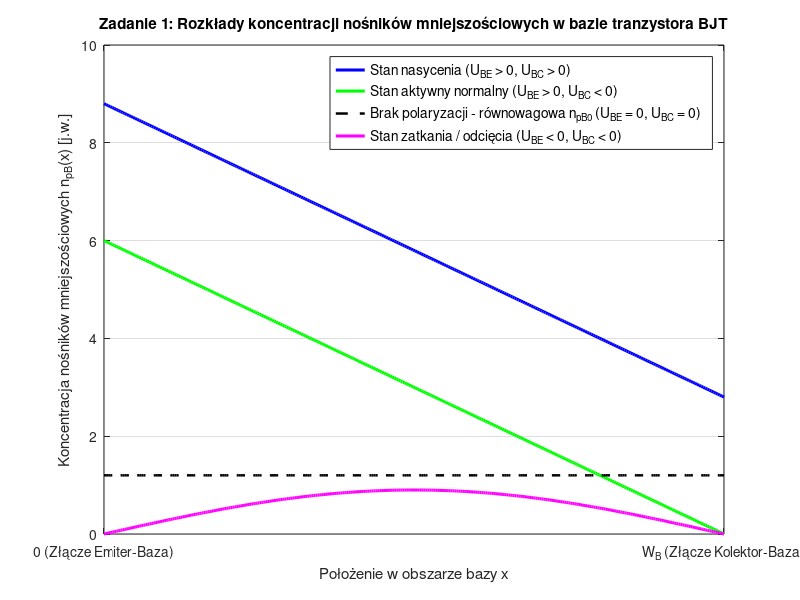
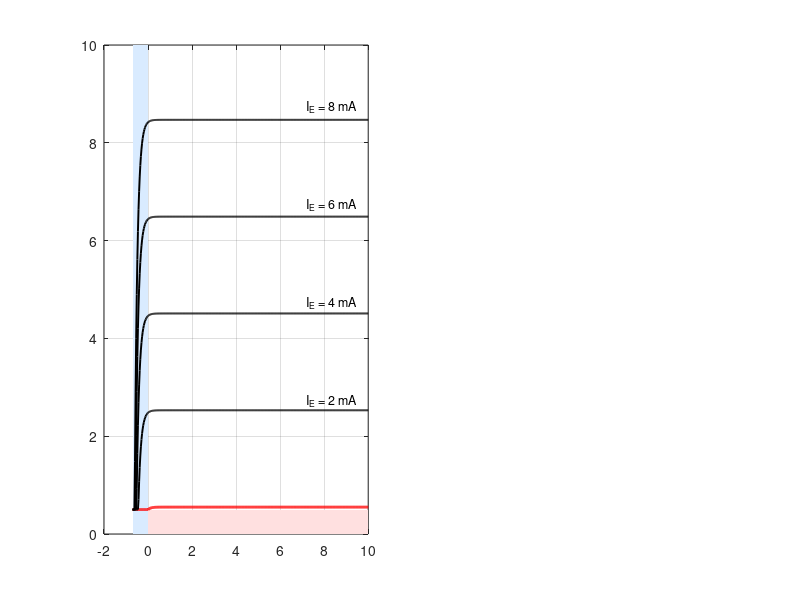

The MATLAB script that drew these images, in order: (Note: this script raises an error after producing the figures.)
%% ========================================================================
%  ĆWICZENIE UT2: Wielkosygnałowe właściwości tranzystorów bipolarnych
%  i unipolarnych. Inwertery - podstawowe jednostki logiczne.
%  Kompletny skrypt generujący rysunki do pytań sprawdzających (1-11).
%  Każde zadanie otwierane jest w osobnym oknie (figure) z pełnym opisem.
% =========================================================================
clear; clc; close all;

%% ========================================================================
%  FIGURE 1 - ZADANIE 1: Rozkłady koncentracji nośników mniejszościowych
%  w bazie dla stanów: braku polaryzacji, aktywnego, nasycenia, zatkania
%  (Źródło: Ćwiczenie UT2 - wstęp teoretyczny.pdf, str. 1 i str. 2, Rys. 6)
% =========================================================================
figure('Name', 'Zadanie 1 - Rozkłady koncentracji w bazie', ...
       'NumberTitle', 'off', 'Color', 'w', 'Position', [60, 60, 780, 520]);
hold on; grid on; box on;

WB = 1; % Znormalizowana szerokość bazy
x = linspace(0, WB, 300);

npB0        = 1.2;                          % Koncentracja równowagowa
n_brak_pol  = npB0 * ones(size(x));         % Stan braku polaryzacji (U_BE=0, U_BC=0)
n_zatkanie  = 0.75 * npB0 * sin(pi*x/WB);   % Stan zatkania (U_BE<0, U_BC<0)
n_aktywny   = 6.0 * (1 - x/WB);             % Stan aktywny normalny (U_BE>0, U_BC<0)
n_nasycenie = 8.8 - 6.0 * (x/WB);           % Stan nasycenia (U_BE>0, U_BC>0)

plot(x, n_nasycenie, 'b-',  'LineWidth', 2.2, 'DisplayName', 'Stan nasycenia (U_{BE} > 0, U_{BC} > 0)');
plot(x, n_aktywny,   'g-',  'LineWidth', 2.2, 'DisplayName', 'Stan aktywny normalny (U_{BE} > 0, U_{BC} < 0)');
plot(x, n_brak_pol,  'k--', 'LineWidth', 1.8, 'DisplayName', 'Brak polaryzacji - równowagowa n_{pB0} (U_{BE} = 0, U_{BC} = 0)');
plot(x, n_zatkanie,  'm-',  'LineWidth', 2.2, 'DisplayName', 'Stan zatkania / odcięcia (U_{BE} < 0, U_{BC} < 0)');

xticks([0 WB]);
xticklabels({'0 (Złącze Emiter-Baza)', 'W_B (Złącze Kolektor-Baza)'});
xlabel('Położenie w obszarze bazy x');
ylabel('Koncentracja nośników mniejszościowych n_{pB}(x) [j.w.]');
title('Zadanie 1: Rozkłady koncentracji nośników mniejszościowych w bazie tranzystora BJT');
ylim([0 10]);
legend('Location', 'northeast', 'FontSize', 10);

%% ========================================================================
%  FIGURE 2 - ZADANIE 2: Obszary pracy (zatkania, aktywny, nasycenia)
%  w polu charakterystyk wyjściowych: a) układ WB, b) układ WE
%  (Źródło: Ćwiczenie UT2 - wstęp teoretyczny.pdf, str. 1-2, Rys. 1b, Rys. 4)
% =========================================================================
figure('Name', 'Zadanie 2 - Obszary pracy tranzystora (WB i WE)', ...
       'NumberTitle', 'off', 'Color', 'w', 'Position', [80, 80, 1150, 500]);

% --- 2a) Układ ze wspólną bazą (WB): Ic = f(Ucb) ---
subplot(1, 2, 1); hold on; grid on; box on;
Ucb = linspace(-0.7, 10, 400);

fill([-0.7 0 0 -0.7], [0 0 10 10], [0.85 0.92 1.0], 'EdgeColor', 'none', ...
     'DisplayName', 'Obszar nasycenia (U_{CB} < 0)');
fill([0 10 10 0], [0 0 0.5 0.5], [1.0 0.88 0.88], 'EdgeColor', 'none', ...
     'DisplayName', 'Obszar zatkania (poniżej I_E = 0)');

IE_vals = [0, 2, 4, 6, 8]; % mA
for i = 1:length(IE_vals)
    Ic_wb = 0.99 * IE_vals(i) - 0.05 * (exp(-Ucb / 0.12) - 1);
    Ic_wb(Ic_wb < 0) = 0;
    if i == 1
        plot(Ucb, Ic_wb + 0.5, 'r-', 'LineWidth', 2, 'DisplayName', 'Granica zatkania (I_E = 0)');
    else
        plot(Ucb, Ic_wb + 0.5, 'k-', 'LineWidth', 1.4, 'HandleVisibility', 'off');
        text(7.2, IE_vals(i)+0.75, sprintf('I_E = %d mA', IE_vals(i)), 'FontSize', 9);
    end
end
xline(0, 'b--', 'LineWidth', 2, 'DisplayName', 'Granica nasycenia (U_{CB} = 0)');
text(3.2, 5.5, 'OBSZAR AKTYWNY', 'FontWeight', 'bold', 'FontSize', 11);
xlabel('Napięcie kolektor-baza U_{CB} [V]');
ylabel('Prąd kolektora I_C [mA]');
title('Zadanie 2a: Układ wspólnej bazy (WB) I_C = f(U_{CB})');
xlim([-0.7 10]); ylim([0 10]);
legend('Location', 'northwest');

% --- 2b) Układ ze wspólnym emiterem (WE): Ic = f(Uce) ---
subplot(1, 2, 2); hold on; grid on; box on;
Uce = linspace(0, 10, 400);
Uce_sat_line = linspace(0, 1.2, 100);
Ic_sat_line  = 8.5 * Uce_sat_line;

fill([0 Uce_sat_line 0], [0 Ic_sat_line 10], [0.85 0.92 1.0], 'EdgeColor', 'none', ...
     'DisplayName', 'Obszar nasycenia (U_{CB} < 0, U_{CE} < U_{CES})');
fill([0 10 10 0], [0 0 0.4 0.2], [1.0 0.88 0.88], 'EdgeColor', 'none', ...
     'DisplayName', 'Obszar zatkania (poniżej I_B = 0)');

IB_vals = [0, 20, 40, 60, 80]; % uA
beta = 100;
for i = 1:length(IB_vals)
    if i == 1
        Ic_we = 0.2 + 0.02 * Uce;
        plot(Uce, Ic_we, 'r-', 'LineWidth', 2, 'DisplayName', 'Granica zatkania (I_B = 0)');
    else
        Ic_max_i = (IB_vals(i)/1000) * beta;
        Ic_we = Ic_max_i * (1 - exp(-Uce / (0.15 + 0.03*i))) .* (1 + 0.02*Uce);
        plot(Uce, Ic_we, 'k-', 'LineWidth', 1.4, 'HandleVisibility', 'off');
        text(7.0, Ic_we(end)+0.35, sprintf('I_B = %d \\muA', IB_vals(i)), 'FontSize', 9);
    end
end
plot(Uce_sat_line, Ic_sat_line, 'b--', 'LineWidth', 2, 'DisplayName', 'Granica nasycenia (U_{CB} = 0, U_{CES})');
text(3.5, 5.5, 'OBSZAR AKTYWNY', 'FontWeight', 'bold', 'FontSize', 11);
xlabel('Napięcie kolektor-emiter U_{CE} [V]');
ylabel('Prąd kolektora I_C [mA]');
title('Zadanie 2b: Układ wspólnego emitera (WE) I_C = f(U_{CE})');
xlim([0 10]); ylim([0 10]);
legend('Location', 'northwest');

%% ========================================================================
%  FIGURE 3 - ZADANIE 3: Impulsy eg, ib, ic podczas przełączania w WE:
%  a) zatkanie <-> nasycenie, b) zatkanie <-> aktywny, c) tylko w aktywnym
%  (Źródło: Ćwiczenie UT2 - wstęp teoretyczny.pdf, str. 1-2, Rys. 2, 3, 7)
% =========================================================================
figure('Name', 'Zadanie 3 - Przebiegi impulsowe eg, ib, ic', ...
       'NumberTitle', 'off', 'Color', 'w', 'Position', [100, 50, 1220, 760]);

t = linspace(0, 12, 1200);

% --- 3a) Zatkanie <-> Nasycenie (występują: td, tr, ts, tf) ---
eg_a = -2 * ones(size(t)); eg_a(t >= 1 & t <= 6) = 5;
ib_a = zeros(size(t));
ib_a(t >= 1 & t < 1.6)   = 1.5 - 0.5*(t(t >= 1 & t < 1.6)-1)/0.6;
ib_a(t >= 1.6 & t <= 6)  = 1.0;
ib_a(t > 6 & t <= 8.2)   = -0.8;
ib_a(t > 8.2 & t <= 9.2) = -0.8 * (1 - (t(t > 8.2 & t <= 9.2)-8.2)/1.0);

ic_a = zeros(size(t));
ic_a(t >= 1.6 & t < 2.6) = 10 * (t(t >= 1.6 & t < 2.6) - 1.6);
ic_a(t >= 2.6 & t <= 8.2)= 10;
ic_a(t > 8.2 & t <= 9.2) = 10 * (1 - (t(t > 8.2 & t <= 9.2) - 8.2));

% --- 3b) Zatkanie <-> Aktywny (występują: td, tr, tf; brak ts -> ts = 0) ---
eg_b = -2 * ones(size(t)); eg_b(t >= 1 & t <= 6) = 2.5;
ib_b = zeros(size(t));
ib_b(t >= 1 & t < 1.6)   = 0.8 - 0.4*(t(t >= 1 & t < 1.6)-1)/0.6;
ib_b(t >= 1.6 & t <= 6)  = 0.4;
ib_b(t > 6 & t <= 7.5)   = -0.5 * exp(-(t(t > 6 & t <= 7.5)-6)/0.5);

ic_b = zeros(size(t));
ic_b(t >= 1.6 & t <= 6)  = 6 * (1 - exp(-(t(t >= 1.6 & t <= 6) - 1.6)/0.6));
ic_b(t > 6)              = 6 * exp(-(t(t > 6) - 6)/0.6);

% --- 3c) Tylko w aktywnym (brak td i brak ts -> td = 0, ts = 0) ---
eg_c = 1.5 * ones(size(t)); eg_c(t >= 1 & t <= 6) = 3.0;
ib_c = 0.2 * ones(size(t));
ib_c(t >= 1 & t <= 6)    = 0.5 + 0.2 * exp(-(t(t >= 1 & t <= 6)-1)/0.2);
ib_c(t > 6)              = 0.2 - 0.2 * exp(-(t(t > 6)-6)/0.2);

ic_c = 3 * ones(size(t));
ic_c(t >= 1 & t <= 6)    = 3 + 4.5 * (1 - exp(-(t(t >= 1 & t <= 6) - 1)/0.6));
ic_c(t > 6)              = 3 + 4.5 * exp(-(t(t > 6) - 6)/0.6);

% Rysowanie siatki 3x3
subplot(3,3,1); plot(t, eg_a, 'b', 'LineWidth', 1.8); grid on; ylim([-3 6]); ylabel('e_g [V]');
title('3a) Zatkanie \leftrightarrow Nasycenie (t_d, t_r, t_s, t_f)');
subplot(3,3,4); plot(t, ib_a, 'r', 'LineWidth', 1.8); grid on; ylim([-1.2 1.8]); ylabel('i_b [mA]');
subplot(3,3,7); plot(t, ic_a, 'k', 'LineWidth', 1.8); grid on; ylim([-1 12]); ylabel('i_c [mA]'); xlabel('Czas t [\mus]');

subplot(3,3,2); plot(t, eg_b, 'b', 'LineWidth', 1.8); grid on; ylim([-3 6]);
title('3b) Zatkanie \leftrightarrow Aktywny (t_s = 0)');
subplot(3,3,5); plot(t, ib_b, 'r', 'LineWidth', 1.8); grid on; ylim([-1.2 1.8]);
subplot(3,3,8); plot(t, ic_b, 'k', 'LineWidth', 1.8); grid on; ylim([-1 12]); xlabel('Czas t [\mus]');

subplot(3,3,3); plot(t, eg_c, 'b', 'LineWidth', 1.8); grid on; ylim([-3 6]);
title('3c) Tylko w aktywnym (t_d = 0, t_s = 0)');
subplot(3,3,6); plot(t, ib_c, 'r', 'LineWidth', 1.8); grid on; ylim([-1.2 1.8]);
subplot(3,3,9); plot(t, ic_c, 'k', 'LineWidth', 1.8); grid on; ylim([-1 12]); xlabel('Czas t [\mus]');

%% ========================================================================
%  FIGURE 4 - ZADANIE 4a: Chwilowe rozkłady koncentracji nośników podczas
%  włączania ze stanu zatkania do nasycenia (oddzielny figure)
%  (Źródło: Ćwiczenie UT2 - wstęp teoretyczny.pdf, str. 2, Rys. 6)
% =========================================================================
figure('Name', 'Zadanie 4a - Włączanie: zatkanie -> nasycenie', ...
       'NumberTitle', 'off', 'Color', 'w', 'Position', [120, 120, 720, 480]);
hold on; grid on; box on;

n_eq  = npB0 * ones(size(x));
n_cut = 0.75 * npB0 * sin(pi * x / WB);

plot(x, n_eq,            'k--', 'LineWidth', 1.6, 'DisplayName', 'Koncentracja równowagowa n_{pB0} (brak polaryzacji)');
plot(x, n_cut,           'm-',  'LineWidth', 1.8, 'DisplayName', 't_0: Stan początkowy (zatkanie)');
plot(x, 2.5*(1 - x/WB),  'g:',  'LineWidth', 1.6, 'DisplayName', 't_1: Narastanie w stanie aktywnym');
plot(x, 4.5*(1 - x/WB),  'g--', 'LineWidth', 1.6, 'DisplayName', 't_2: Dalszy wzrost gradientu w stanie aktywnym');
plot(x, 6.5*(1 - x/WB),  'r-',  'LineWidth', 2.0, 'DisplayName', 't_3: Granica nasycenia (U_{CB} = 0)');
plot(x, 9.0 - 6.5*x/WB,  'b-',  'LineWidth', 2.2, 'DisplayName', 't_4: Stan nasycenia (gromadzenie Q_{przes})');

annotation('textarrow', [0.35 0.55], [0.25 0.70], 'String', 'Wzrost czasu t \uparrow', 'FontWeight', 'bold');
xticks([0 WB]); xticklabels({'0 (Emiter)', 'W_B (Kolektor)'});
xlabel('Położenie w bazie x'); ylabel('Koncentracja n_{pB}(x) [j.w.]');
title('Zadanie 4a: Włączanie tranzystora ze stanu zatkania do nasycenia');
ylim([0 10]); legend('Location', 'northeast');

%% ========================================================================
%  FIGURE 5 - ZADANIE 4b: Chwilowe rozkłady koncentracji nośników podczas
%  wyłączania ze stanu nasycenia do zatkania (oddzielny figure)
%  (Źródło: Ćwiczenie UT2 - wstęp teoretyczny.pdf, str. 2, Rys. 6)
% =========================================================================
figure('Name', 'Zadanie 4b - Wyłączanie: nasycenie -> zatkanie', ...
       'NumberTitle', 'off', 'Color', 'w', 'Position', [150, 150, 720, 480]);
hold on; grid on; box on;

plot(x, n_eq,            'k--', 'LineWidth', 1.6, 'DisplayName', 'Koncentracja równowagowa n_{pB0} (brak polaryzacji)');
plot(x, 9.0 - 6.5*x/WB,  'b-',  'LineWidth', 2.2, 'DisplayName', 't_0: Początkowy stan nasycenia');
plot(x, 7.6 - 6.5*x/WB,  'b--', 'LineWidth', 1.6, 'DisplayName', 't_1: Usuwanie ładunku Q_{przes} (czas magazynowania t_s)');
plot(x, 6.5*(1 - x/WB),  'r-',  'LineWidth', 2.0, 'DisplayName', 't_2: Koniec t_s - granica nasycenia (Q_{przes} = 0)');
plot(x, 3.2*(1 - x/WB),  'g-',  'LineWidth', 1.6, 'DisplayName', 't_3: Zmniejszanie gradientu w stanie aktywnym (czas t_f)');
plot(x, n_cut,           'm-',  'LineWidth', 1.8, 'DisplayName', 't_4: Stan końcowy (zatkanie)');

annotation('textarrow', [0.55 0.35], [0.70 0.25], 'String', 'Wzrost czasu t \uparrow', 'FontWeight', 'bold');
xticks([0 WB]); xticklabels({'0 (Emiter)', 'W_B (Kolektor)'});
xlabel('Położenie w bazie x'); ylabel('Koncentracja n_{pB}(x) [j.w.]');
title('Zadanie 4b: Wyłączanie tranzystora ze stanu nasycenia do zatkania');
ylim([0 10]); legend('Location', 'northeast');

%% ========================================================================
%  FIGURE 6 - ZADANIE 4c: Chwilowe rozkłady koncentracji nośników podczas
%  włączania ze stanu zatkania do aktywnego (oddzielny figure)
%  (Źródło: Ćwiczenie UT2 - wstęp teoretyczny.pdf, str. 2, Rys. 6)
% =========================================================================
figure('Name', 'Zadanie 4c - Włączanie: zatkanie -> aktywny', ...
       'NumberTitle', 'off', 'Color', 'w', 'Position', [180, 180, 720, 480]);
hold on; grid on; box on;

plot(x, n_eq,            'k--', 'LineWidth', 1.6, 'DisplayName', 'Koncentracja równowagowa n_{pB0} (brak polaryzacji)');
plot(x, n_cut,           'm-',  'LineWidth', 1.8, 'DisplayName', 't_0: Stan początkowy (zatkanie)');
plot(x, 2.0*(1 - x/WB),  'g:',  'LineWidth', 1.6, 'DisplayName', 't_1: Narastanie koncentracji (stan przejściowy)');
plot(x, 3.8*(1 - x/WB),  'g--', 'LineWidth', 1.6, 'DisplayName', 't_2: Dalszy wzrost nachylenia (stan przejściowy)');
plot(x, 5.5*(1 - x/WB),  'g-',  'LineWidth', 2.2, 'DisplayName', 't_3: Docelowy stan aktywny (n_{pB}(W_B) = 0)');

annotation('textarrow', [0.35 0.50], [0.22 0.52], 'String', 'Wzrost czasu t \uparrow', 'FontWeight', 'bold');
xticks([0 WB]); xticklabels({'0 (Emiter)', 'W_B (Kolektor)'});
xlabel('Położenie w bazie x'); ylabel('Koncentracja n_{pB}(x) [j.w.]');
title('Zadanie 4c: Włączanie tranzystora ze stanu zatkania do aktywnego');
ylim([0 10]); legend('Location', 'northeast');

%% ========================================================================
%  FIGURE 7 - ZADANIE 4d: Chwilowe rozkłady koncentracji nośników podczas
%  wyłączania ze stanu aktywnego do aktywnego (oddzielny figure)
%  (Źródło: Ćwiczenie UT2 - wstęp teoretyczny.pdf, str. 1-2 + wiedza zewnętrzna)
% =========================================================================
figure('Name', 'Zadanie 4d - Wyłączanie: aktywny -> aktywny', ...
       'NumberTitle', 'off', 'Color', 'w', 'Position', [210, 210, 720, 480]);
hold on; grid on; box on;

plot(x, n_eq,            'k--', 'LineWidth', 1.6, 'DisplayName', 'Koncentracja równowagowa n_{pB0} (brak polaryzacji)');
plot(x, 6.2*(1 - x/WB),  'g-',  'LineWidth', 2.2, 'DisplayName', 't_0: Początkowy stan aktywny (wyższa polaryzacja I_{B2})');
plot(x, 4.9*(1 - x/WB),  'g--', 'LineWidth', 1.6, 'DisplayName', 't_1: Stan przejściowy (zmniejszanie gradientu)');
plot(x, 3.6*(1 - x/WB),  'g:',  'LineWidth', 1.6, 'DisplayName', 't_2: Stan przejściowy');
plot(x, 2.4*(1 - x/WB),  'c-',  'LineWidth', 2.2, 'DisplayName', 't_3: Końcowy stan aktywny (mniejsza polaryzacja I_{B1})');

annotation('textarrow', [0.45 0.32], [0.55 0.30], 'String', 'Wzrost czasu t \uparrow', 'FontWeight', 'bold');
xticks([0 WB]); xticklabels({'0 (Emiter)', 'W_B (Kolektor)'});
xlabel('Położenie w bazie x'); ylabel('Koncentracja n_{pB}(x) [j.w.]');
title('Zadanie 4d: Wyłączanie ze stanu aktywnego do aktywnego (zmniejszenie polaryzacji)');
ylim([0 10]); legend('Location', 'northeast');

%% ========================================================================
%  FIGURE 8 - ZADANIE 5: Wchodzenie tranzystora w stan nasycenia - ruch
%  punktu pracy na charakterystykach wyjściowych: a) układ WB, b) układ WE
%  (Źródło: Ćwiczenie UT2 - wstęp teoretyczny.pdf, str. 1-2, Rys. 1b, Rys. 4)
% =========================================================================
figure('Name', 'Zadanie 5 - Ruch punktu pracy po prostej obciążenia (WB i WE)', ...
       'NumberTitle', 'off', 'Color', 'w', 'Position', [100, 100, 1150, 500]);

Ucc = 10;  % [V]
Rc = 1.25; % [kOhm] -> I_CS = Ucc/Rc = 8 mA

% --- 5a) Układ wspólnej bazy (WB) ---
subplot(1, 2, 1); hold on; grid on; box on;
Ucb = linspace(-0.8, 10, 400);
for IE = [0, 2, 4, 6, 8, 9.5]
    Ic = 0.99 * IE - 0.08 * (exp(-Ucb / 0.12) - 1);
    Ic(Ic < 0) = 0;
    plot(Ucb, Ic, 'Color', [0.65 0.65 0.65], 'LineWidth', 1.2, 'HandleVisibility', 'off');
end
Ic_load_wb = (Ucc - Ucb) / Rc;
plot(Ucb, Ic_load_wb, 'k-', 'LineWidth', 2.0, 'DisplayName', 'Prosta obciążenia: U_{CB} = U_{CC} - I_C\cdotR_C');
xline(0, 'b--', 'LineWidth', 1.6, 'DisplayName', 'Granica nasycenia (U_{CB} = 0)');

plot(Ucc, 0, 'ko', 'MarkerFaceColor', 'k', 'MarkerSize', 8, 'DisplayName', 'Punkt odcięcia (U_{CB} = U_{CC})');
plot(0, Ucc/Rc, 'ro', 'MarkerFaceColor', 'r', 'MarkerSize', 8, 'DisplayName', 'Granica nasycenia (I_{CS} = U_{CC}/R_C)');
plot(-0.45, (Ucc+0.45)/Rc, 'bo', 'MarkerFaceColor', 'b', 'MarkerSize', 8, 'DisplayName', 'Punkt pracy w nasyceniu (U_{CB} < 0)');
annotation('textarrow', [0.36 0.22], [0.35 0.65], 'String', 'Włączanie', 'Color', 'r', 'FontWeight', 'bold');

xlabel('U_{CB} [V]'); ylabel('I_C [mA]');
title('Zadanie 5a: Ruch punktu pracy w układzie WB');
xlim([-0.8 10.5]); ylim([0 10]); legend('Location', 'northeast');

% --- 5b) Układ wspólnego emitera (WE) - wg Rys. 1b i Rys. 4 ---
subplot(1, 2, 2); hold on; grid on; box on;
Uce = linspace(0, 10, 400);
for IB = [0, 20, 40, 60, 78, 100]
    Ic = (IB/10) * (1 - exp(-Uce / 0.25)) .* (1 + 0.015*Uce);
    plot(Uce, Ic, 'Color', [0.65 0.65 0.65], 'LineWidth', 1.2, 'HandleVisibility', 'off');
end
Ic_load_we = (Ucc - Uce) / Rc;
plot(Uce, Ic_load_we, 'k-', 'LineWidth', 2.0, 'DisplayName', 'Prosta obciążenia: U_{CE} = U_{CC} - I_C\cdotR_C');
plot(linspace(0, 1.0, 50), 8.5*linspace(0, 1.0, 50), 'r--', 'LineWidth', 1.6, 'DisplayName', 'Granica nasycenia (U_{CB} = 0)');

plot(Ucc, 0, 'ko', 'MarkerFaceColor', 'k', 'MarkerSize', 8, 'DisplayName', 'Punkt odcięcia (U_{CE} = U_{CC})');
plot(0.88, (Ucc-0.88)/Rc, 'ro', 'MarkerFaceColor', 'r', 'MarkerSize', 8, 'DisplayName', 'Granica nasycenia (I_{CS}, U_{CES})');
plot(0.25, (Ucc-0.25)/Rc, 'bo', 'MarkerFaceColor', 'b', 'MarkerSize', 8, 'DisplayName', 'Stan nasycenia (I_{cmax}, U_{CEsat})');
annotation('textarrow', [0.82 0.65], [0.32 0.62], 'String', 'Włączanie', 'Color', 'r', 'FontWeight', 'bold');
annotation('textarrow', [0.62 0.79], [0.52 0.22], 'String', 'Wyłączanie', 'Color', 'b', 'FontWeight', 'bold');

xlabel('U_{CE} [V]'); ylabel('I_C [mA]');
title('Zadanie 5b: Ruch punktu pracy w układzie WE (Rys. 1b i Rys. 4)');
xlim([0 10.5]); ylim([0 10]); legend('Location', 'northeast');

%% ========================================================================
%  FIGURE 9 - ZADANIE 6: Charakterystyczne czasy impulsowe (td, tr, ts, tf)
%  na impulsie prądu kolektora przy przełączaniu zatkanie <-> nasycenie
%  (Źródło: Ćwiczenie UT2 - wstęp teoretyczny.pdf, str. 2-3, Rys. 7)
% =========================================================================
figure('Name', 'Zadanie 6 - Charakterystyczne czasy przełączania BJT', ...
       'NumberTitle', 'off', 'Color', 'w', 'Position', [140, 100, 850, 580]);

t = linspace(0, 12, 1200);
t0 = 1.5; % Skok napięcia eg z -Er na +Ef
t1 = 2.5; % Koniec czasu opóźnienia td
t2 = 4.2; % Koniec czasu narastania tr
t3 = 7.0; % Skok napięcia eg z +Ef na -Er
t4 = 8.8; % Koniec czasu magazynowania ts
t5 = 10.3;% Koniec czasu opadania tf

eg = -2 * ones(size(t)); eg(t >= t0 & t <= t3) = 5;
ic = zeros(size(t));
ic(t >= t1 & t < t2)  = 10 * (t(t >= t1 & t < t2) - t1) / (t2 - t1);
ic(t >= t2 & t <= t4) = 10;
ic(t > t4 & t <= t5)  = 10 * (1 - (t(t > t4 & t <= t5) - t4) / (t5 - t4));

subplot(2, 1, 1);
plot(t, eg, 'b-', 'LineWidth', 2.0); grid on; box on;
xline(t0, 'k--'); xline(t3, 'k--');
yticks([-2 0 5]); yticklabels({'-E_r', '0', 'E_f'});
ylabel('Napięcie e_g(t)');
title('Zadanie 6: Przebieg napięcia sterującego e_g(t) oraz prądu kolektora i_c(t) (Rys. 7)');
ylim([-3.5 6.5]);

subplot(2, 1, 2); hold on; grid on; box on;
plot(t, ic, 'r-', 'LineWidth', 2.2);
xline(t0, 'k--'); xline(t1, 'k--'); xline(t2, 'k--');
xline(t3, 'k--'); xline(t4, 'k--'); xline(t5, 'k--');
yline(10, 'k:', 'I_{cmax} \approx U_{CC}/R_C');

plot([t0 t1], [-1.2 -1.2], 'k|-', 'LineWidth', 1.5);
text((t0+t1)/2 - 0.35, -2.1, 't_d (opóźnienia)', 'FontWeight', 'bold', 'FontSize', 9);
plot([t1 t2], [-1.2 -1.2], 'k|-', 'LineWidth', 1.5);
text((t1+t2)/2 - 0.45, -2.1, 't_r (narastania)', 'FontWeight', 'bold', 'FontSize', 9);
plot([t3 t4], [-1.2 -1.2], 'k|-', 'LineWidth', 1.5);
text((t3+t4)/2 - 0.65, -2.1, 't_s (magazynowania)', 'FontWeight', 'bold', 'FontSize', 9);
plot([t4 t5], [-1.2 -1.2], 'k|-', 'LineWidth', 1.5);
text((t4+t5)/2 - 0.45, -2.1, 't_f (opadania)', 'FontWeight', 'bold', 'FontSize', 9);

ylabel('Prąd kolektora i_c [mA]'); xlabel('Czas t [\mus]');
ylim([-3.2 12]);

%% ========================================================================
%  FIGURE 10 - ZADANIE 7: Charakterystyka przejściowa inwertera
%  z tranzystorem bipolarnym, stany H i L oraz stany pracy tranzystora
%  (Źródło: Ćwiczenie UT2 - wstęp teoretyczny.pdf, str. 4, Rys. 11)
% =========================================================================
figure('Name', 'Zadanie 7 - Charakterystyka przejściowa inwertera BJT', ...
       'NumberTitle', 'off', 'Color', 'w', 'Position', [160, 120, 760, 520]);
hold on; grid on; box on;

UI  = linspace(0, 5, 500);
UIL = 0.7;
UIH = 2.2;
UOH = 5.0; % U_CC (Stan wysoki H)
UOL = 0.2; % U_CEsat (Stan niski L)

UO = zeros(size(UI));
IT = zeros(size(UI));

UO(UI <= UIL)            = UOH;
UO(UI > UIL & UI < UIH)  = UOH - (UOH - UOL) * (UI(UI > UIL & UI < UIH) - UIL) / (UIH - UIL);
UO(UI >= UIH)            = UOL;

IT(UI <= UIL)            = 0;
IT(UI > UIL & UI < UIH)  = 2.5 * (UI(UI > UIL & UI < UIH) - UIL) / (UIH - UIL);
IT(UI >= UIH)            = 2.5;

plot(UI, UO, 'k-', 'LineWidth', 2.5, 'DisplayName', 'Napięcie wyjściowe U_O = f(U_I)');
plot(UI, IT, 'b-', 'LineWidth', 1.8, 'DisplayName', 'Prąd przejściowy I_T = I_c');

xline(UIL, 'k--', 'U_{IL}', 'LabelVerticalAlignment', 'bottom', 'FontWeight', 'bold');
xline(UIH, 'k--', 'U_{IH}', 'LabelVerticalAlignment', 'bottom', 'FontWeight', 'bold');

text(0.08, 5.25, 'Wyjście: Stan H (U_{OH} = U_{CC})', 'FontWeight', 'bold');
text(0.08, 4.60, 'Tranzystor zatkany', 'Color', [0.1 0.45 0.1], 'FontWeight', 'bold');
text(1.00, 3.20, {'Tranzystor', 'aktywny'}, 'Color', [0.85 0.35 0], 'FontWeight', 'bold');
text(2.60, 0.55, 'Tranzystor nasycony', 'Color', 'b', 'FontWeight', 'bold');
text(2.60, -0.25, 'Wyjście: Stan L (U_{OL} = U_{CEsat})', 'FontWeight', 'bold');

xlabel('Napięcie wejściowe U_I [V]');
ylabel('Napięcie wyjściowe U_O [V]  /  Prąd I_T [j.w.]');
title('Zadanie 7: Charakterystyka przejściowa inwertera z tranzystorem bipolarnym (Rys. 11)');
xlim([0 5]); ylim([-0.5 5.8]);
legend('Location', 'northeast');

%% ========================================================================
%  FIGURE 11 - ZADANIE 8: Układ inwertera BJT z diodą Schottky'ego (Rys. 8)
%  (Źródło: Ćwiczenie UT2 - wstęp teoretyczny.pdf, str. 3, Rys. 8)
% =========================================================================
figure('Name', 'Zadanie 8 - Układ z diodą Schottky''ego (Rys. 8)', ...
       'NumberTitle', 'off', 'Color', 'w', 'Position', [180, 140, 680, 500]);
hold on; axis equal; axis off;
title('Zadanie 8: Inwerter BJT z diodą Schottky''ego ograniczającą nasycenie (Rys. 8)');

% Wejście i baza
plot([-3.0 -0.8], [0 0], 'k-', 'LineWidth', 2);
text(-2.7, 0.25, 'i \rightarrow', 'FontWeight', 'bold', 'FontSize', 11);
text(-1.4, 0.25, 'i_B \rightarrow', 'FontWeight', 'bold', 'FontSize', 11);
plot(-2.0, 0, 'ko', 'MarkerFaceColor', 'k', 'MarkerSize', 6);

% Tranzystor BJT n-p-n
plot([-0.8 -0.8], [-0.8 0.8], 'k-', 'LineWidth', 3); % Baza
plot([-0.8 0], [0.3 1.0], 'k-', 'LineWidth', 2);     % Kolektor
plot([-0.8 0], [-0.3 -1.0], 'k-', 'LineWidth', 2);   % Emiter
plot(-0.2, -0.82, 'k>', 'MarkerFaceColor', 'k', 'MarkerSize', 7); % Strzałka emitera
plot([0 0], [-1.0 -1.8], 'k-', 'LineWidth', 2);
plot([-0.4 0.4], [-1.8 -1.8], 'k-', 'LineWidth', 3); % Masa

% Obwód kolektora i rezystor Rc
plot([0 0], [1.0 2.2], 'k-', 'LineWidth', 2);
plot(0, 1.5, 'ko', 'MarkerFaceColor', 'k', 'MarkerSize', 6);
rectangle('Position', [-0.25, 2.2, 0.5, 1.2], 'LineWidth', 2);
text(0.4, 2.8, 'R_C', 'FontWeight', 'bold', 'FontSize', 11);
plot([0 0], [3.4 4.0], 'k-', 'LineWidth', 2);
text(-0.2, 4.25, 'E_C (U_{CC})', 'FontWeight', 'bold', 'FontSize', 11);

% Gałąź z diodą Schottky'ego między bazą a kolektorem
plot([-2.0 -2.0], [0 1.5], 'k-', 'LineWidth', 2);
plot([-2.0 -1.3], [1.5 1.5], 'k-', 'LineWidth', 2);
patch([-1.3 -1.3 -0.7], [1.8 1.2 1.5], 'w', 'EdgeColor', 'k', 'LineWidth', 2);
plot([-0.7 -0.7], [1.2 1.8], 'k-', 'LineWidth', 2.2);
plot([-0.7 -0.85], [1.8 1.8], 'k-', 'LineWidth', 2.0);
plot([-0.85 -0.85], [1.8 1.68], 'k-', 'LineWidth', 2.0);
plot([-0.7 -0.55], [1.2 1.2], 'k-', 'LineWidth', 2.0);
plot([-0.55 -0.55], [1.2 1.32], 'k-', 'LineWidth', 2.0);
plot([-0.7 0], [1.5 1.5], 'k-', 'LineWidth', 2);

text(-1.3, 2.05, '\leftarrow 0,3 V', 'Color', 'b', 'FontWeight', 'bold', 'FontSize', 11);
text(-0.45, 1.75, 'i_D \rightarrow', 'FontWeight', 'bold', 'FontSize', 10);
text(-1.5, -0.9, 'U_{BE} \approx 0,7 V \uparrow', 'Color', [0.1 0.5 0.1], 'FontWeight', 'bold', 'FontSize', 10);
text(0.35, 0.2, 'U_{CE sat} \geq 0,7 V - 0,3 V = 0,4 V', 'Color', 'r', 'FontWeight', 'bold', 'FontSize', 11);
xlim([-3.5 3.5]); ylim([-2.2 4.6]);

%% ========================================================================
%  FIGURE 12 - ZADANIE 9: Schemat ideowy i charakterystyka przejściowa
%  inwertera CMOS (Źródło: Ćwiczenie UT2 - wstęp teoretyczny.pdf, str. 5, Rys. 13)
% =========================================================================
figure('Name', 'Zadanie 9 - Schemat i charakterystyka inwertera CMOS', ...
       'NumberTitle', 'off', 'Color', 'w', 'Position', [120, 100, 1100, 500]);

% --- 9a) Schemat inwertera CMOS ---
subplot(1, 2, 1); hold on; axis equal; axis off;
title('Zadanie 9a: Schemat inwertera CMOS (Rys. 13)');

plot([0 0], [3.5 4.2], 'k-', 'LineWidth', 2);
plot(0, 4.25, 'ko', 'MarkerSize', 7, 'LineWidth', 1.5);
text(0.2, 4.25, 'U_{CC}', 'FontWeight', 'bold', 'FontSize', 11);
plot([0 0], [-0.2 -0.8], 'k-', 'LineWidth', 2);
plot([-0.4 0.4], [-0.8 -0.8], 'k-', 'LineWidth', 3);

% PMOS (góra)
plot([-0.6 -0.6], [2.3 3.5], 'k-', 'LineWidth', 2);
plot([-0.4 -0.4], [2.2 3.6], 'k-', 'LineWidth', 2.5);
plot([-0.4 0], [3.5 3.5], 'k-', 'LineWidth', 2);
plot([-0.4 0], [2.3 2.3], 'k-', 'LineWidth', 2);
plot([-0.4 0], [2.9 2.9], 'k-', 'LineWidth', 1.5);
plot(-0.1, 2.9, 'k>', 'MarkerFaceColor', 'k', 'MarkerSize', 5);
plot([0 0], [2.9 3.5], 'k-', 'LineWidth', 1.5);
text(0.25, 3.0, 'PMOS', 'Color', [0.1 0.45 0.1], 'FontWeight', 'bold');

% NMOS (dół)
plot([-0.6 -0.6], [0.1 1.3], 'k-', 'LineWidth', 2);
plot([-0.4 -0.4], [0.0 1.4], 'k-', 'LineWidth', 2.5);
plot([-0.4 0], [1.3 1.3], 'k-', 'LineWidth', 2);
plot([-0.4 0], [0.1 0.1], 'k-', 'LineWidth', 2);
plot([-0.4 0], [0.7 0.7], 'k-', 'LineWidth', 1.5);
plot(-0.3, 0.7, 'k<', 'MarkerFaceColor', 'k', 'MarkerSize', 5);
plot([0 0], [0.1 0.7], 'k-', 'LineWidth', 1.5);
text(0.25, 0.6, 'NMOS', 'Color', 'b', 'FontWeight', 'bold');

% Wejście UI i wyjście UO
plot([-0.6 -0.6], [1.3 2.3], 'k-', 'LineWidth', 2);
plot([-1.5 -0.6], [1.8 1.8], 'k-', 'LineWidth', 2);
plot(-1.55, 1.8, 'ko', 'MarkerSize', 7, 'LineWidth', 1.5);
text(-2.1, 1.8, 'U_I', 'FontWeight', 'bold', 'FontSize', 11);

plot([0 0], [1.3 2.3], 'k-', 'LineWidth', 2);
plot([0 1.2], [1.8 1.8], 'k-', 'LineWidth', 2);
plot(1.25, 1.8, 'ko', 'MarkerSize', 7, 'LineWidth', 1.5);
text(1.4, 1.8, 'U_O', 'FontWeight', 'bold', 'FontSize', 11);
xlim([-2.5 2.5]); ylim([-1.2 4.8]);

% --- 9b) Charakterystyka przejściowa inwertera CMOS ---
subplot(1, 2, 2); hold on; grid on; box on;
UI = linspace(0, 5, 500);
UIL = 1.8; UIH = 3.2; UOH = 5.0; UOL = 0.0;

UO = zeros(size(UI));
UO(UI <= UIL)           = UOH;
UO(UI > UIL & UI < UIH) = UOH * (1 - (UI(UI > UIL & UI < UIH) - UIL) / (UIH - UIL));
UO(UI >= UIH)           = UOL;

IT = 2.2 * exp(-((UI - 2.5) / 0.35).^2);
IT(UI <= UIL | UI >= UIH) = 0;

plot(UI, UO, 'k-', 'LineWidth', 2.5, 'DisplayName', 'U_O = f(U_I)');
plot(UI, IT, 'b-', 'LineWidth', 1.8, 'DisplayName', 'Prąd przejściowy I_T');
xline(UIL, 'k--', 'U_{IL}', 'LabelVerticalAlignment', 'bottom', 'FontWeight', 'bold');
xline(UIH, 'k--', 'U_{IH}', 'LabelVerticalAlignment', 'bottom', 'FontWeight', 'bold');

text(0.15, 4.5, 'Przewodzi PMOS (I_T = 0)', 'Color', [0.1 0.45 0.1], 'FontWeight', 'bold');
text(1.85, 3.6, {'Przewodzą', 'oba tranzystory'}, 'Color', [0.85 0.35 0], 'FontWeight', 'bold');
text(3.30, 0.5, 'Przewodzi NMOS (I_T = 0)', 'Color', 'b', 'FontWeight', 'bold');

xlabel('Napięcie wejściowe U_I [V]'); ylabel('U_O [V]  /  I_T [j.w.]');
title('Zadanie 9b: Charakterystyka przejściowa CMOS (Rys. 13)');
xlim([0 5]); ylim([-0.3 5.6]); legend('Location', 'northeast');

%% ========================================================================
%  FIGURE 13 - ZADANIE 11: Idealna i rzeczywista charakterystyka przejściowa
%  inwertera (Rys. 9) oraz definicja czasu propagacji tp (Rys. 10)
%  (Źródło: Ćwiczenie UT2 - wstęp teoretyczny.pdf, str. 4, Rys. 9 i Rys. 10)
% =========================================================================
figure('Name', 'Zadanie 11 - Charakterystyka idealna, rzeczywista i czas propagacji tp', ...
       'NumberTitle', 'off', 'Color', 'w', 'Position', [80, 80, 1220, 480]);

UI = linspace(0, 5, 500);
UOH = 4.5; UOL = 0.4;

% --- 11a) Idealna charakterystyka przejściowa (Rys. 9a) ---
subplot(1, 3, 1); hold on; grid on; box on;
U_prog = 2.5;
UO_ideal = UOH * ones(size(UI)); UO_ideal(UI >= U_prog) = UOL;
plot(UI, UO_ideal, 'k-', 'LineWidth', 2.5);
yline(UOH, 'k:'); yline(UOL, 'k:');
text(0.15, UOH+0.25, 'U_{OH} (Stan H)', 'FontWeight', 'bold');
text(0.15, UOL+0.25, 'U_{OL} (Stan L)', 'FontWeight', 'bold');
text(U_prog - 0.6, 0.1, 'U_{IL} = U_{IH}', 'Color', 'b', 'FontWeight', 'bold');
xlabel('U_I [V]'); ylabel('U_O [V]');
title('11a) Charakterystyka idealna (Rys. 9a)');
xlim([0 5]); ylim([0 5.2]);

% --- 11b) Rzeczywista (uproszczona) charakterystyka przejściowa (Rys. 9b) ---
subplot(1, 3, 2); hold on; grid on; box on;
UIL = 1.6; UIH = 3.4;
UO_real = UOH * ones(size(UI));
UO_real(UI > UIL & UI < UIH) = UOH - (UOH - UOL) * (UI(UI > UIL & UI < UIH) - UIL) / (UIH - UIL);
UO_real(UI >= UIH) = UOL;
plot(UI, UO_real, 'k-', 'LineWidth', 2.5);
xline(UIL, 'b--', 'U_{IL}', 'LabelVerticalAlignment', 'bottom', 'FontWeight', 'bold');
xline(UIH, 'b--', 'U_{IH}', 'LabelVerticalAlignment', 'bottom', 'FontWeight', 'bold');
yline(UOH, 'k:'); yline(UOL, 'k:');
text(0.15, UOH+0.25, 'U_{OH}', 'FontWeight', 'bold');
text(0.15, UOL+0.25, 'U_{OL}', 'FontWeight', 'bold');
xlabel('U_I [V]'); ylabel('U_O [V]');
title('11b) Charakterystyka rzeczywista (Rys. 9b)');
xlim([0 5]); ylim([0 5.2]);

% --- 11c) Definicja czasu propagacji tp = (tpLH + tpHL)/2 (Rys. 10) ---
subplot(1, 3, 3); hold on; grid on; box on;
t_p = linspace(0, 10, 500);
UI_t = zeros(size(t_p));
UI_t(t_p >= 1.5 & t_p < 2.5) = 5 * (t_p(t_p >= 1.5 & t_p < 2.5) - 1.5);
UI_t(t_p >= 2.5 & t_p <= 6.0)= 5;
UI_t(t_p > 6.0 & t_p < 7.0)  = 5 * (1 - (t_p(t_p > 6.0 & t_p < 7.0) - 6.0));

UO_t = 5 * ones(size(t_p));
UO_t(t_p >= 2.2 & t_p < 3.6) = 5 * (1 - (t_p(t_p >= 2.2 & t_p < 3.6) - 2.2)/1.4);
UO_t(t_p >= 3.6 & t_p <= 6.8)= 0;
UO_t(t_p > 6.8 & t_p < 8.4)  = 5 * ((t_p(t_p > 6.8 & t_p < 8.4) - 6.8)/1.6);

plot(t_p, UI_t, 'b-', 'LineWidth', 2, 'DisplayName', 'Wejście U_I(t)');
plot(t_p, UO_t, 'r-', 'LineWidth', 2, 'DisplayName', 'Wyjście U_O(t)');
yline(2.5, 'k:', 'Poziom 50%', 'LabelHorizontalAlignment', 'left');
xline(2.0, 'b--'); xline(2.9, 'r--'); % tpHL: od 2.0 do 2.9
xline(6.5, 'b--'); xline(7.6, 'r--'); % tpLH: od 6.5 do 7.6
text(2.05, 1.2, 't_{pHL}', 'FontWeight', 'bold', 'Color', 'k');
text(6.65, 1.2, 't_{pLH}', 'FontWeight', 'bold', 'Color', 'k');
xlabel('Czas t [ns]'); ylabel('Napięcie [V]');
title('11c) Czas propagacji t_p = (t_{pLH}+t_{pHL})/2 (Rys. 10)');
ylim([-0.5 5.8]); legend('Location', 'northeast');
